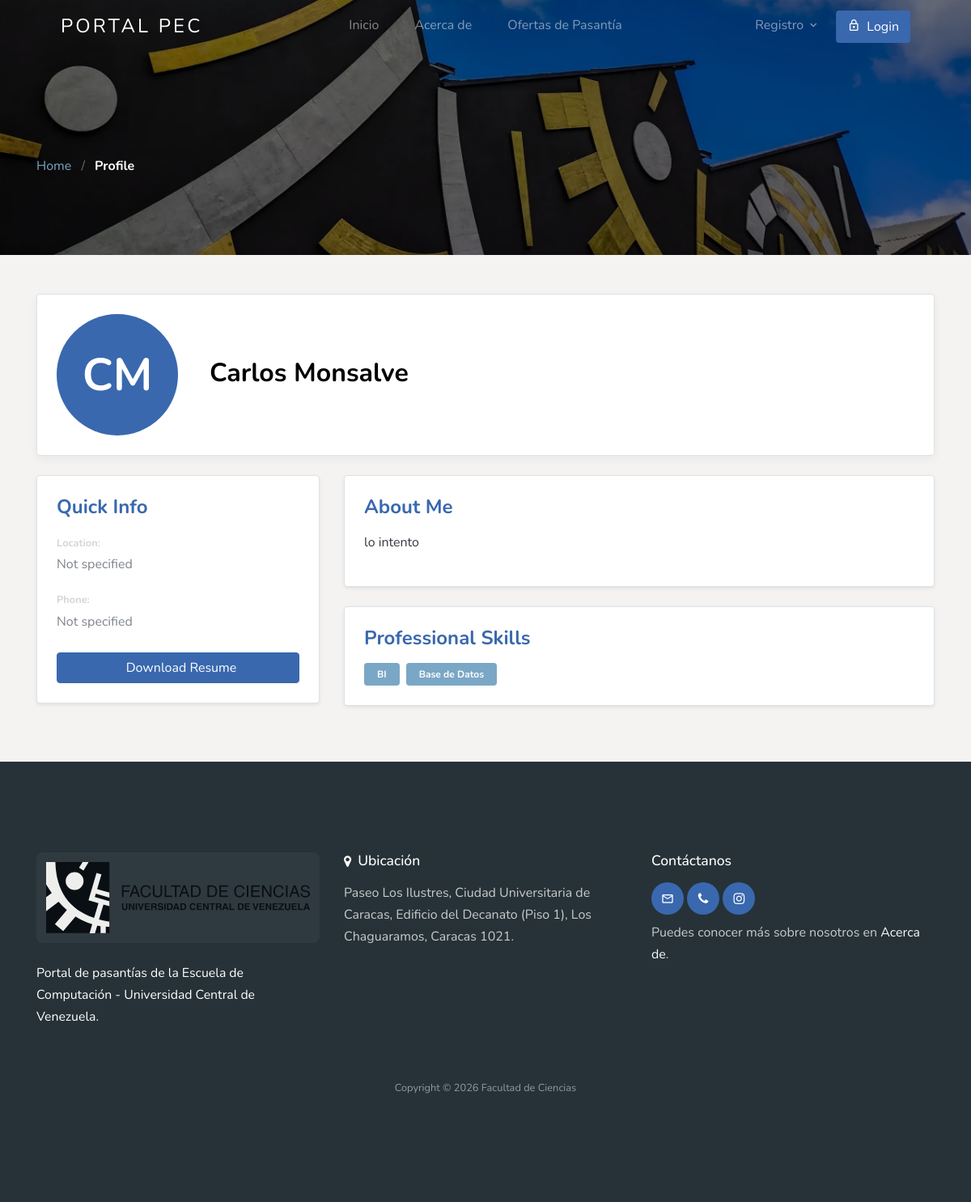
The app's page /candidate/profile/2/ with its own data.
### apps/account/models/profiles.py (models this page shows, shortened)
class EmployeeProfile(models.Model):
    user = models.OneToOneField(settings.AUTH_USER_MODEL, on_delete=models.CASCADE, related_name='employee_profile')
    resume = models.FileField(upload_to='resumes/', blank=True, null=True)
    bio = models.TextField(blank=True)
    skills = TaggableManager(blank=True)

### apps/account/models/user.py (models this page shows, shortened)
class User(AbstractUser):
    username = None
    email = models.EmailField(
        unique=True,
        blank=False,
        error_messages={
            'unique': "A user with that email already exists.",
        },
    )
    role = models.CharField(choices=ROLE, max_length=10)
    gender = models.CharField(choices=GENDER_TYPE, max_length=1)
    USERNAME_FIELD = "email"
    REQUIRED_FIELDS = []
    objects = CustomUserManager()
    def get_full_name(self):
        return self.first_name + ' ' + self.last_name

### apps/account/views/profile.py (the view)
# urls.py: path('candidate/profile/<int:id>/', CandidateProfileView.as_view(), name='candidate-profile'),
class CandidateProfileView(DetailView):
    model = EmployeeProfile
    template_name = 'account/candidate-profile.html'
    context_object_name = 'profile'
    def get_object(self, queryset=None):
        return get_object_or_404(EmployeeProfile, user_id=self.kwargs.get('id'))

### template/account/candidate-profile.html (shortened to what this page needs)
{% extends 'base.html' %}
{% load static %}
{% block content %}
{% include "account/profile-hero.html" with hero_breadcrumb="Profile" %}
<div class="container py-5">
    {% include 'account/profile-header.html' with profile_type='employee' %}
    <div class="row">
        <div class="col-lg-4 mb-4">
            <div class="bg-white border rounded p-4 shadow-sm">
                <h4 class="font-weight-bold mb-3 text-primary">Quick Info</h4>
                <div class="mb-3">
                    <span class="text-muted small font-weight-bold">Location:</span>
                    <p class="mb-2">{{ profile.location|default:"Not specified" }}</p>
                </div>
                <div class="mb-3">
                    <span class="text-muted small font-weight-bold">Phone:</span>
                    <p class="mb-2">{{ profile.phone_number|default:"Not specified" }}</p>
                </div>
                <div class="mt-4">
                    {% if profile.resume %}
                    <a href="{{ profile.resume.url }}" class="btn btn-primary btn-block">
                         Download Resume
                    </a>
                    {% else %}
                    <button class="btn btn-secondary btn-block disabled" title="Resume not uploaded">
                        No Resume Uploaded
                    </button>
                    {% endif %}
                </div>
            </div>
        </div>
        <div class="col-lg-8">
            <div class="bg-white border rounded p-4 mb-4 shadow-sm">
                <h4 class="font-weight-bold mb-3 text-primary">About Me</h4>
                <div class="text-dark">
                    {{ profile.bio|linebreaks|default:"Hey! I'm professional at what I do." }}
                </div>
            </div>
            <div class="bg-white border rounded p-4 shadow-sm">
                <h4 class="font-weight-bold mb-3 text-primary">Professional Skills</h4>
                <div class="skills-container d-flex flex-wrap gap-2">
                    {% for skill in profile.skills.all %}
                    <span class="badge badge-info py-2 px-3">{{ skill.name }}</span>
                    {% empty %}
                    <p class="text-muted">No skills listed yet.</p>
                    {% endfor %}
                </div>
            </div>
        </div>
    </div>
</div>
{% endblock %}

### template/account/profile-header.html (shortened to what this page needs)
{% load static %}
<div class="profile-header-card bg-white border rounded p-4 mb-4">
    <div class="row align-items-center">
        <div class="col-auto">
            {% if profile_type == 'employee' %}
            <div class="profile-avatar">
                <div
                    class="profile-avatar-placeholder bg-primary text-white rounded-circle d-flex align-items-center justify-content-center font-weight-bold">
                    {{ profile.user.first_name|first }}{{ profile.user.last_name|first }}
                </div>
            </div>
            {% endif %}
        </div>
        <div class="col pl-4">
            <h2 class="display-5 font-weight-bold mb-1">
                {% if profile_type == 'employee' %}
                {{ profile.user.get_full_name }}
                {% else %}
                {{ profile.user.first_name }} {{ profile.user.last_name }} <small
                    class="text-muted text-capitalize">(Employer)</small>
                {% endif %}
            </h2>
        </div>
    </div>
</div>

### static/css/style.css (style rules this page uses)
body { font-weight: 400; font-size: 1rem; line-height: 1.7; position: relative; background-color: #F4F3F2; }
h1, h2, h3, h4 { color: #000; }
.text-muted { color: #d5d5d5 !important; }
.btn:after, .btn:before { display: none; }
.btn.btn-primary { color: #fff; }
.profile-avatar-placeholder { width: 130px; height: 130px; font-size: 3rem; }
.profile-header-card { box-shadow: 0 4px 12px rgba(0,0,0,0.05); }
.profile-avatar-placeholder { width: 150px !important; height: 150px !important; font-size: 3.5rem !important; background-color: #3968AE !important; }
.gap-2 { gap: 0.5rem; }

### records on screen
EmployeeProfile: user.first_name|first "C", user.last_name|first "M", user.get_full_name "Carlos Monsalve", bio "lo intento"
Tag: name "BI"
Tag: name "Base de Datos"

### other values on screen
{{ hero_breadcrumb|default:"Profile" }} "Profile"
{{ profile.location|default:"Not specified" }} "Not specified"
{{ profile.phone_number|default:"Not specified" }} "Not specified"
